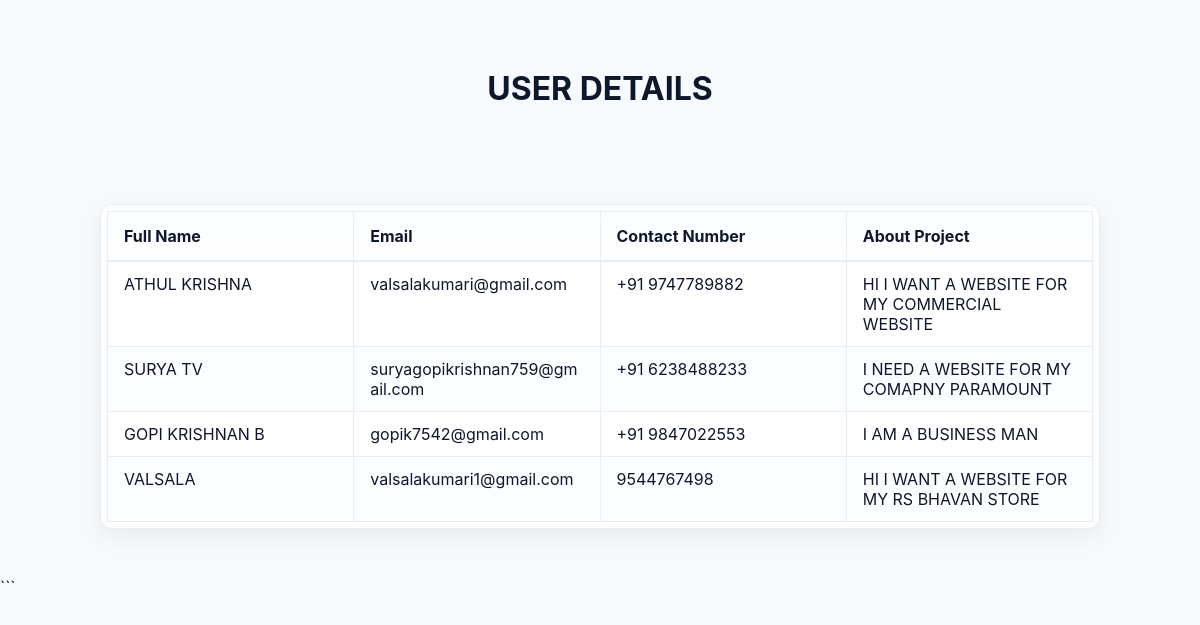
Screenshot of /DATA/ with the database file from the repository.
### SYNAPSE/models.py (models this page shows)
class USERS_DATA(models.Model):
    Full_Name=models.CharField()
    Email=models.EmailField(unique=True,max_length=254)
    Contact_Number=models.CharField(max_length=14)
    About_Project=models.CharField(max_length=1000)

### SYNAPSE/views.py (the view)
# urls.py: path('DATA/',views.view),
def view(request):
    info=USERS_DATA.objects.all()
    return render(request,"data.html",{"datas":info})

### templates/data.html (shortened to what this page needs)
<!DOCTYPE html>
<html lang="en">
<head>
</head>
<body>
    <h1 style="text-align: center;padding:3rem;">USER DETAILS</h1>
    <div class="page">
        <div class="table-wrap">
            <div class="table-responsive">
                <table role="table" aria-label="Users data">
                    <thead>
                        <tr>
                            <th>Full Name</th>
                            <th>Email</th>
                            <th>Contact Number</th>
                            <th>About Project</th>
                        </tr>
                    </thead>
                    <tbody>
                        {% for i in datas %}
                        <tr>
                            <td class="desktop-only" data-label="Full Name"><span>{{ i.Full_Name }}</span></td>
                            <td class="desktop-only" data-label="Email"><span>{{ i.Email }}</span></td>
                            <td class="desktop-only" data-label="Contact Number"><span>{{ i.Contact_Number }}</span></td>
                            <td class="desktop-only" data-label="About Project"><span>{{ i.About_Project }}</span></td>
                        </tr>
                        {% endfor %}
                    </tbody>
                </table>
            </div>
        </div>
    </div>
</body>
</html>

### templates/data.html (style rules this page uses)
:root { --accent:#1e88e5; --muted:#6b7280; --bg:#f7fafc; --card:#fff; --line:#e6edf3; --text:#0f172a; }
html,body { height:100%;margin:0;font-family:Inter,system-ui,-apple-system,"Segoe UI",Roboto,Arial;background:var(--bg);color:var(--text); }
.page { max-width:1000px;margin:32px auto;padding:16px;display:flex;justify-content:center;align-items:flex-start; }
.table-wrap { width:100%;background:var(--card);border-radius:12px;padding:6px;box-shadow:0 8px 24px rgba(15,23,42,0.06);border:1px solid var(--line);overflow:hidden; }
.table-responsive { overflow-x:auto;-webkit-overflow-scrolling:touch; }
table { width:100%;border-collapse:collapse;table-layout:fixed;min-width:560px;border:1px solid var(--line);background:transparent; }
thead th { padding:14px 16px;text-align:left;font-weight:700;background:linear-gradient(180deg,#fbfdff,#fff);border-bottom:2px solid var(--line);position:sticky;top:0;z-index:2;border-right:1px solid var(--line); }
th,td { padding:12px 16px;vertical-align:top;border-bottom:1px solid var(--line);border-right:1px solid var(--line);word-break:break-word; }
th:last-child,td:last-child { border-right:none; }
tbody tr:nth-child(even) { background:#fbfdff; }
.desktop-only { display: table-cell; }

### rows the page displays
USERS_DATA: Full_Name "ATHUL KRISHNA", Email "valsalakumari@gmail.com", Contact_Number "+91 9747789882", About_Project "HI I WANT A WEBSITE FOR MY COMMERCIAL WEBSITE"
USERS_DATA: Full_Name "SURYA TV", Email "suryagopikrishnan759@gmail.com", Contact_Number "+91 6238488233", About_Project "I NEED A WEBSITE FOR MY COMAPNY PARAMOUNT"
USERS_DATA: Full_Name "GOPI KRISHNAN B", Email "gopik7542@gmail.com", Contact_Number "+91 9847022553", About_Project "I AM A BUSINESS MAN"
USERS_DATA: Full_Name "VALSALA", Email "valsalakumari1@gmail.com", Contact_Number "9544767498", About_Project "HI I WANT A WEBSITE FOR MY RS BHAVAN STORE"
